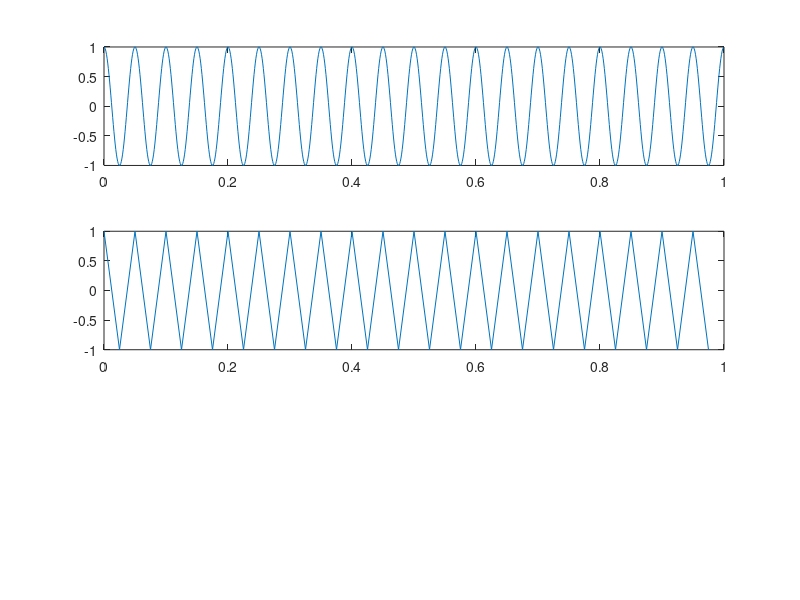
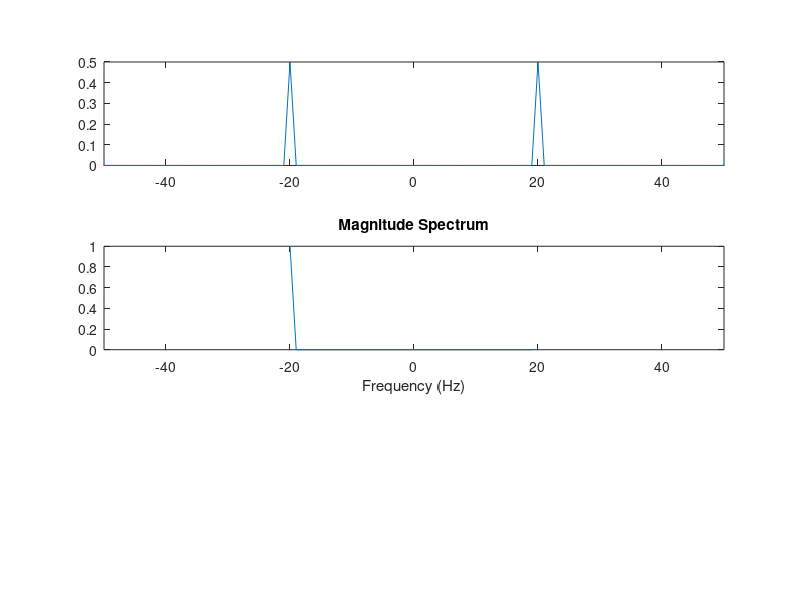

The MATLAB script that drew these images, in order:
clear
clc

%% Time Specifications:
Fs = 40;                % samples per second
Fc = 1000;              % samples per second
dt = 1/Fs;              % seconds per sample
dtc = 1/Fc;
StopTime = 1;           % seconds
t = (0:dt:StopTime - dt)';
tc = (0:dtc:StopTime-dtc)';
N = size(t, 1);
Nc = size(tc, 1);

%% Sine Wave Defintion:
F0 = 20;                % frequency in Hz
x0 = cos(2*pi*F0*t);
x1 = cos(2*pi*F0*tc);

%% Plot Time-Domain Signals
figure(1);
subplot(3, 1, 1);
plot(tc, x1)
subplot(3, 1, 2);
plot(t, x0)


%% Fourier Transform:
X0 = fftshift(fft(x0));
X1 = fftshift(fft(x1));

%% Frequency Specifications:
dF = Fs/N;
f = -Fs/2:dF:Fs/2 - dF;

dF1 = Fc/Nc;
f1 = -Fc/2:dF1:Fc/2 - dF1;

%% Plot the Magnitude Spectrum:
figure(2);
subplot(3, 1, 1)
plot(f1, abs(X1)/Nc)
xlim([-50 50]);
subplot(3, 1, 2)
plot(f, abs(X0)/N);
xlim([-50 50]);
xlabel('Frequency (Hz)');
title('Magnitude Spectrum');



%%
% f0 = 20;
% fs = 40;
% fcs = 4000;
% 
% t0 = linspace(0, 1, fcs);
% xc = cos(2*pi*f0*t0);
% 
% t1 = 0:1/fs:1-1/fs;
% xn = cos(2*pi*f0*t1);
% 
% N = length(xn);
% T = 1/fs;
% dt = T/100;
% out_idx = 1;
% for t = (-N*T):dt:(N*T*2)
%     ht = t:-T:t-(N-1)*T;
%     hr = sinc(ht/T);
%     
%     xr(out_idx) = xn * hr';
%     xt(out_idx) = t;
%     out_idx = out_idx + 1;
% end
% 
% figure(1)
% subplot(3, 1, 1);
% plot(t0, xc)
% ylim([-2 2]);
% xlabel('Time (s)')
% ylabel('Amplitude')
% title1 = sprintf('Continuous-Time %d Hz Signal', f0);
% title(title1)
% 
% subplot(3, 1, 2);
% stem(t1, xn)
% ylim([-2 2]);
% xlabel('Time (s)')
% ylabel('Amplitude')
% title2 = sprintf('Discrete-Time Sample Sequence with Fs = %d Hz', fs);
% title(title2)
% 
% subplot(3, 1, 3);
% plot(xt, xr)
% xlim([0 1]);
% xlabel('Time (s)')
% ylabel('Amplitude')
% title('Reconstructed Signal')
% 
% 
% %% Magnitude Spectrum
% xcf = fft(xc)/length(xc);
% nc = length(xcf);
% freqc = (-nc/2:nc/2-1) * 0.01;
% 
% 
% %freqz
% % xnf = fft(xn)/length(xn);
% % nn = length(xnf);
% %freqn = (-length(xn)/2:length(xn)/2-1) * fs/length(xn);
% [xnf, w] = freqz(xn, 1, length(xn), 'whole');
% 
% xrf = fft(xr)/length(xr);
% nr = length(xrf);
% freqr = (-nr/2:nr/2 -1) * fs/nr;
% 
% figure(2)
% subplot(3, 1, 1);
% plot (freqc, abs(xcf))
% xlim([-fs fs]);
% subplot(3, 1, 2);
% plot(w, abs(xnf));
% xlim([-fs fs])
% subplot(3, 1, 3);
% plot(freqr, abs(xrf))
% xlim([-fs fs])